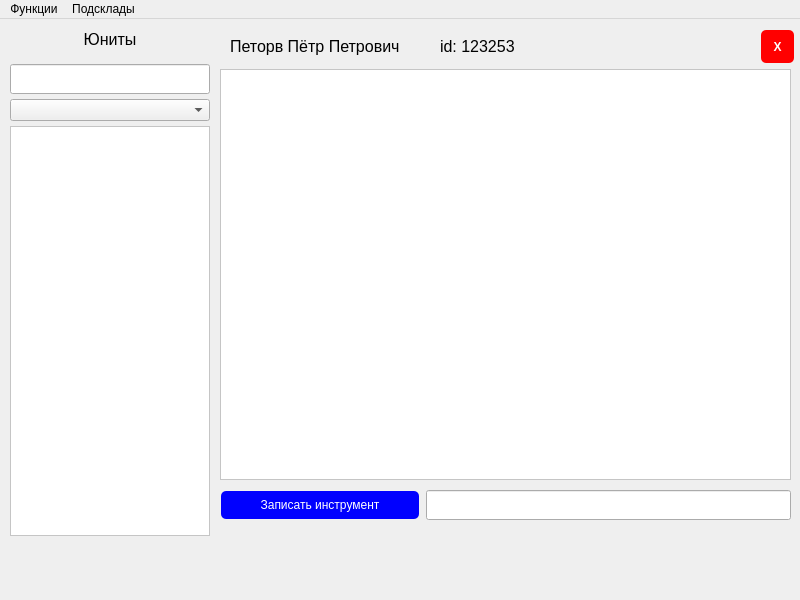
<?xml version="1.0" encoding="UTF-8"?>
<ui version="4.0">
 <class>WindowWorkers</class>
 <widget class="QMainWindow" name="WindowWorkers">
  <property name="geometry">
   <rect>
    <x>0</x>
    <y>0</y>
    <width>800</width>
    <height>600</height>
   </rect>
  </property>
  <property name="windowTitle">
   <string>MainWindow</string>
  </property>
  <widget class="QWidget" name="centralwidget">
   <widget class="QScrollArea" name="scrollArea_2">
    <property name="geometry">
     <rect>
      <x>220</x>
      <y>50</y>
      <width>571</width>
      <height>411</height>
     </rect>
    </property>
    <property name="styleSheet">
     <string notr="true">QScrollArea  {
	background-color: white;
}

QScrollBar::vertical {
    background-color: lightblue;
    width: 12px;
}

    QScrollBar::handle:vertical {
        background-color: steelblue;
        min-height: 20px; 
        border-radius: 6px;
    }

    QScrollBar::add-line:vertical {
        height: 0px;
        subcontrol-position: bottom;
        subcontrol-origin: margin;
    }

    QScrollBar::sub-line:vertical {
        height: 0 px;
        subcontrol-position: top;
        subcontrol-origin: margin;
    }</string>
    </property>
    <property name="widgetResizable">
     <bool>true</bool>
    </property>
    <widget class="QWidget" name="scrollAreaWidgetContents_2">
     <property name="geometry">
      <rect>
       <x>0</x>
       <y>0</y>
       <width>569</width>
       <height>409</height>
      </rect>
     </property>
     <property name="styleSheet">
      <string notr="true">background-color: white;</string>
     </property>
    </widget>
   </widget>
   <widget class="QWidget" name="layoutWidget">
    <property name="geometry">
     <rect>
      <x>10</x>
      <y>0</y>
      <width>202</width>
      <height>517</height>
     </rect>
    </property>
    <layout class="QVBoxLayout" name="verticalLayout">
     <property name="spacing">
      <number>5</number>
     </property>
     <property name="sizeConstraint">
      <enum>QLayout::SetMaximumSize</enum>
     </property>
     <item>
      <widget class="QLabel" name="label">
       <property name="sizePolicy">
        <sizepolicy hsizetype="Preferred" vsizetype="Minimum">
         <horstretch>0</horstretch>
         <verstretch>0</verstretch>
        </sizepolicy>
       </property>
       <property name="minimumSize">
        <size>
         <width>200</width>
         <height>40</height>
        </size>
       </property>
       <property name="maximumSize">
        <size>
         <width>200</width>
         <height>40</height>
        </size>
       </property>
       <property name="font">
        <font>
         <pointsize>12</pointsize>
        </font>
       </property>
       <property name="text">
        <string>Юниты</string>
       </property>
       <property name="alignment">
        <set>Qt::AlignCenter</set>
       </property>
      </widget>
     </item>
     <item>
      <widget class="QLineEdit" name="lineEdit">
       <property name="minimumSize">
        <size>
         <width>0</width>
         <height>30</height>
        </size>
       </property>
       <property name="maximumSize">
        <size>
         <width>200</width>
         <height>30</height>
        </size>
       </property>
      </widget>
     </item>
     <item>
      <widget class="QComboBox" name="comboBox"/>
     </item>
     <item>
      <widget class="QScrollArea" name="scrollArea">
       <property name="sizePolicy">
        <sizepolicy hsizetype="Expanding" vsizetype="Expanding">
         <horstretch>0</horstretch>
         <verstretch>0</verstretch>
        </sizepolicy>
       </property>
       <property name="minimumSize">
        <size>
         <width>200</width>
         <height>400</height>
        </size>
       </property>
       <property name="maximumSize">
        <size>
         <width>200</width>
         <height>16777215</height>
        </size>
       </property>
       <property name="styleSheet">
        <string notr="true">QScrollArea  {
	background-color: white;
}

QScrollBar::vertical {
    background-color: lightblue;
    width: 12px;
}

    QScrollBar::handle:vertical {
        background-color: steelblue;
        min-height: 20px; 
        border-radius: 6px;
    }

    QScrollBar::add-line:vertical {
        height: 0px;
        subcontrol-position: bottom;
        subcontrol-origin: margin;
    }

    QScrollBar::sub-line:vertical {
        height: 0 px;
        subcontrol-position: top;
        subcontrol-origin: margin;
    }</string>
       </property>
       <property name="widgetResizable">
        <bool>true</bool>
       </property>
       <widget class="QWidget" name="scrollAreaWidgetContents">
        <property name="geometry">
         <rect>
          <x>0</x>
          <y>0</y>
          <width>198</width>
          <height>398</height>
         </rect>
        </property>
        <property name="styleSheet">
         <string notr="true">background-color: white;</string>
        </property>
       </widget>
      </widget>
     </item>
    </layout>
   </widget>
   <widget class="QWidget" name="layoutWidget">
    <property name="geometry">
     <rect>
      <x>230</x>
      <y>10</y>
      <width>414</width>
      <height>34</height>
     </rect>
    </property>
    <layout class="QHBoxLayout" name="horizontalLayout">
     <item>
      <widget class="QLabel" name="label_2">
       <property name="font">
        <font>
         <pointsize>12</pointsize>
        </font>
       </property>
       <property name="text">
        <string>Петорв Пётр Петрович     </string>
       </property>
      </widget>
     </item>
     <item>
      <widget class="QLabel" name="label_3">
       <property name="font">
        <font>
         <pointsize>12</pointsize>
        </font>
       </property>
       <property name="text">
        <string>id: 123253</string>
       </property>
      </widget>
     </item>
    </layout>
   </widget>
   <widget class="QWidget" name="layoutWidget">
    <property name="geometry">
     <rect>
      <x>220</x>
      <y>470</y>
      <width>571</width>
      <height>32</height>
     </rect>
    </property>
    <layout class="QHBoxLayout" name="horizontalLayout_2">
     <item>
      <widget class="QPushButton" name="pushButton">
       <property name="minimumSize">
        <size>
         <width>200</width>
         <height>30</height>
        </size>
       </property>
       <property name="styleSheet">
        <string notr="true">QPushButton {
background-color: blue;
border: none;
color: white;
margin: 1px 1px;
border-radius: 5px;
        }
QPushButton:hover {
background-color: lightblue;
        }
QPushButton:pressed {
background-color: #21618C;
        }</string>
       </property>
       <property name="text">
        <string>Записать инструмент</string>
       </property>
      </widget>
     </item>
     <item>
      <widget class="QLineEdit" name="lineEdit_2">
       <property name="minimumSize">
        <size>
         <width>360</width>
         <height>30</height>
        </size>
       </property>
       <property name="font">
        <font>
         <pointsize>10</pointsize>
        </font>
       </property>
       <property name="styleSheet">
        <string notr="true">border-color: black;</string>
       </property>
      </widget>
     </item>
    </layout>
   </widget>
   <widget class="QPushButton" name="pushButton_2">
    <property name="geometry">
     <rect>
      <x>760</x>
      <y>10</y>
      <width>35</width>
      <height>35</height>
     </rect>
    </property>
    <property name="font">
     <font>
      <bold>true</bold>
     </font>
    </property>
    <property name="styleSheet">
     <string notr="true">QPushButton {
background-color: red;
border: none;
color: white;
margin: 1px 1px;
border-radius: 5px;
        }
QPushButton:hover {
background-color: pink;
        }</string>
    </property>
    <property name="text">
     <string>X</string>
    </property>
   </widget>
  </widget>
  <widget class="QMenuBar" name="menubar">
   <property name="geometry">
    <rect>
     <x>0</x>
     <y>0</y>
     <width>800</width>
     <height>30</height>
    </rect>
   </property>
   <widget class="QMenu" name="menu">
    <property name="title">
     <string>Функции</string>
    </property>
    <addaction name="action"/>
    <addaction name="separator"/>
    <addaction name="action_3"/>
    <addaction name="action_4"/>
    <addaction name="separator"/>
    <addaction name="action_5"/>
   </widget>
   <widget class="QMenu" name="menu_2">
    <property name="title">
     <string>Подсклады</string>
    </property>
    <addaction name="action_6"/>
    <addaction name="separator"/>
   </widget>
   <addaction name="menu"/>
   <addaction name="menu_2"/>
  </widget>
  <action name="action">
   <property name="text">
    <string>Инструментальная база</string>
   </property>
  </action>
  <action name="action_3">
   <property name="text">
    <string>Добавить юнит</string>
   </property>
  </action>
  <action name="action_4">
   <property name="text">
    <string>Удалить юнит</string>
   </property>
  </action>
  <action name="action_5">
   <property name="text">
    <string>Добавить администратора</string>
   </property>
  </action>
  <action name="action_6">
   <property name="text">
    <string>Создать</string>
   </property>
  </action>
 </widget>
 <resources/>
 <connections/>
</ui>
